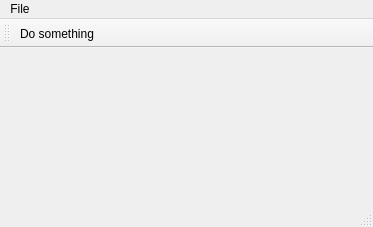
<?xml version="1.0" encoding="UTF-8"?>
<ui version="4.0">
 <class>MainWindow</class>
 <widget class="QMainWindow" name="MainWindow">
  <property name="geometry">
   <rect>
    <x>0</x>
    <y>0</y>
    <width>373</width>
    <height>227</height>
   </rect>
  </property>
  <property name="windowTitle">
   <string>MainWindow</string>
  </property>
  <widget class="QWidget" name="centralwidget"/>
  <widget class="QMenuBar" name="menubar">
   <property name="geometry">
    <rect>
     <x>0</x>
     <y>0</y>
     <width>373</width>
     <height>26</height>
    </rect>
   </property>
   <widget class="QMenu" name="menuFile">
    <property name="title">
     <string>File</string>
    </property>
    <addaction name="actionDo_something"/>
   </widget>
   <addaction name="menuFile"/>
  </widget>
  <widget class="QStatusBar" name="statusbar"/>
  <widget class="QToolBar" name="toolBar">
   <property name="windowTitle">
    <string>toolBar</string>
   </property>
   <attribute name="toolBarArea">
    <enum>TopToolBarArea</enum>
   </attribute>
   <attribute name="toolBarBreak">
    <bool>false</bool>
   </attribute>
   <addaction name="actionDo_something"/>
  </widget>
  <action name="actionDo_something">
   <property name="text">
    <string>Do something</string>
   </property>
  </action>
 </widget>
 <resources/>
 <connections/>
</ui>
